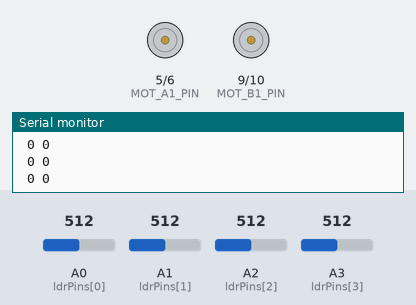
A sketch run on a simulated Arduino Uno, built with avr-gcc and run on an emulated ATmega328P. Shown: motor-driver pin pairs drawn as motors (green arrow = first pin HIGH = forward, orange = second pin HIGH = backward, longer = more drive), the last lines printed to the serial monitor. Inputs (shaded band) come from the test bench; at power-on: A1 (ldrPins[1]) = 512, A0 (ldrPins[0]) = 512, A2 (ldrPins[2]) = 512, A3 (ldrPins[3]) = 512.

Above: at 2.2 s.
2.3 s: A1 (ldrPins[1]) set to 479
3.8 s: A1 (ldrPins[1]) set to 456
At 5.0 s:
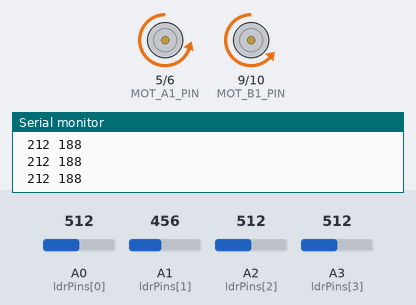
5.3 s: A0 (ldrPins[0]) set to 490
At 5.8 s:
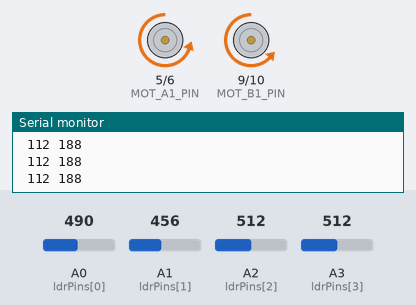
6.9 s: A2 (ldrPins[2]) set to 497
At 7.7 s:
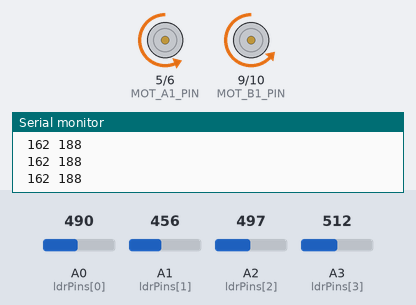
8.5 s: A1 (ldrPins[1]) set to 306
At 9.4 s:
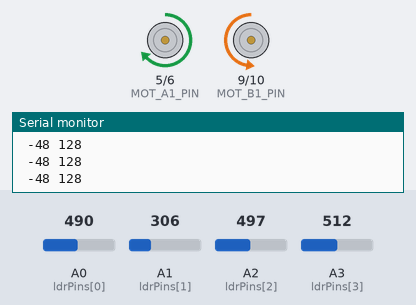
10.0 s: A2 (ldrPins[2]) set to 306
At 11.2 s:
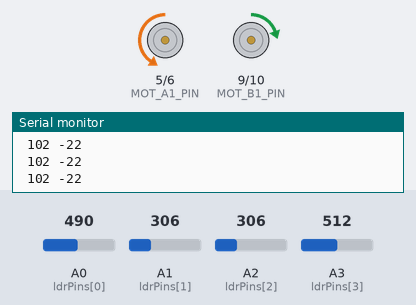
Timing chart, 0 to 12.6 s (numbered marks = the images above; inputs shaded):
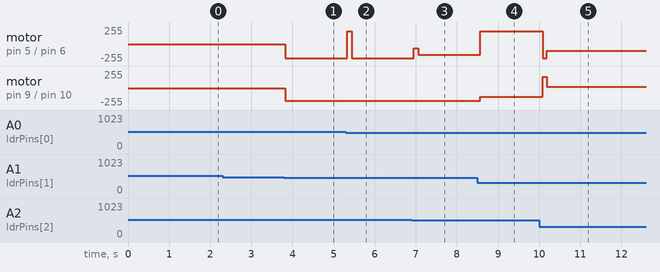

Measured:
- the behaviour switches between 469 and 468 on A1 (ldrPins[1]) (found by bisection; images 0 and 1)
- the behaviour switches between 506 and 505 on A2 (ldrPins[2]) (found by bisection; images 2 and 3)
- after the input at 3.8 s, motor on pin 5 (MOT_A1_PIN) / pin 6 (MOT_A2_PIN): stopped → backward 212/255 at once; motor on pin 9 (MOT_B1_PIN) / pin 10 (MOT_B2_PIN): stopped → backward 188/255 at once
- after the input at 5.3 s, motor on pin 5 (MOT_A1_PIN) / pin 6 (MOT_A2_PIN): backward 212/255 → forward 188/255 at once, → backward 212/255 0.10 s later
- after the input at 6.9 s, motor on pin 5 (MOT_A1_PIN) / pin 6 (MOT_A2_PIN): backward 212/255 → backward 62/255 after 0.05 s, → backward 162/255 0.10 s later
- after the input at 8.5 s, motor on pin 5 (MOT_A1_PIN) / pin 6 (MOT_A2_PIN): backward 162/255 → forward 188/255 after 0.07 s; motor on pin 9 (MOT_B1_PIN) / pin 10 (MOT_B2_PIN): backward 188/255 → backward 128/255 after 0.07 s
- after the input at 10.0 s, motor on pin 5 (MOT_A1_PIN) / pin 6 (MOT_A2_PIN): forward 188/255 → backward 212/255 after 0.09 s, → backward 102/255 0.10 s later; motor on pin 9 (MOT_B1_PIN) / pin 10 (MOT_B2_PIN): backward 128/255 → forward 172/255 after 0.09 s, → forward 22/255 0.10 s later

The sketch:

light_follow_final.ino
```cpp
#define MOT_A1_PIN 5
#define MOT_A2_PIN 6
#define MOT_B1_PIN 9
#define MOT_B2_PIN 10

boolean reverseL = 0;
boolean reverseR = 0;

/* variables to keep track of current speed of motors */
int leftServoSpeed = 0;
int rightServoSpeed = 0;
float motorOffset = 12;  // Adjust this value as needed

const int MAX_SPEED = 200;

// error things for updating directions
float error;
int correction;
int scaleFactor = 50;

// LDR READING

// right, middle, left, rear
const int ldrPins[4] = { A0, A1, A2, A3 };
int ldrAnalog[4] = { 0, 0, 0, 0 };
int ldrDigital[4] = { 0, 0, 0, 0 };
int ldrSensors = B0000;
float ldrSensorsLevels[4] = { 0, 0, 0, 0 };  // a value from 0 to 4, where 4 is the strongest - aka light from 3cm and 0 is the weakest where light is greater than 19cm
int sensorThresholds[7][4] = {
  { 90, 94, 82, 90 },     // 3cm
  { 240, 163, 170, 170 }, // 7cm
  { 362, 260, 260, 260 }, // 11cm
  { 450, 350, 320, 350 }, // 15cm
  { 550, 420, 383, 400 }, // 19cm
  { 503, 414, 403, 463 }, // 23cm
  { 557, 469, 506, 538 }  // 27cm
};

int ambientLightThreshold[4];

// check what brightness the room is to use those thresholds
void checkAmbientLighting() {
  readLDR();
  for (int i = 0; i < 4; i++) {
    ambientLightThreshold[i] = ldrAnalog[i];
  }
}

int lightThreshold = 300;

void setup() {
  // initialise ldrs as inputs
  pinMode(A0, INPUT);
  pinMode(A1, INPUT);
  pinMode(A2, INPUT);
  pinMode(A3, INPUT);

  // begin serial communication
  Serial.begin(9600);

  checkAmbientLighting();
  delay(1000);
}

void set_motor_pwm(int pwm, int IN1_PIN, int IN2_PIN) {
  if (pwm < 0) {  // reverse speeds
    analogWrite(IN1_PIN, -pwm);
    digitalWrite(IN2_PIN, LOW);

  } else {  // stop or forward
    digitalWrite(IN1_PIN, LOW);
    analogWrite(IN2_PIN, pwm);
  }
}
// ================================================================================
/// Set the current on both motors.
///
/// \param pwm_A  motor A PWM, -255 to 255
/// \param pwm_B  motor B PWM, -255 to 255

void set_motor_currents(int pwm_A, int pwm_B) {
  set_motor_pwm(pwm_A, MOT_A1_PIN, MOT_A2_PIN);
  set_motor_pwm(pwm_B, MOT_B1_PIN, MOT_B2_PIN);

  //Print a status message to the console.
  // Serial.print("Set motor A PWM = ");
  // Serial.print(pwm_A);
  // Serial.print(" motor B PWM = ");
  // Serial.println(pwm_B);
}

// ================================================================================
/// Simple primitive for the motion sequence to set a speed and wait for an interval.
///
/// \param pwm_A  motor A PWM, -255 to 255
/// \param pwm_B  motor B PWM, -255 to 255
/// \param duration delay in milliseconds
void spin_and_wait(int pwm_A, int pwm_B, int duration) {
  set_motor_currents(pwm_A, pwm_B);
  delay(duration);
}

void readLDR() {
  ldrSensors = B000;
  for (int i = 0; i < 4; i++) {
    int sensorValue = analogRead(ldrPins[i]);
    ldrAnalog[i] = sensorValue;
    // compare with each light level
    for (int j = 6; j >= 0; j--) {
      if (sensorValue >= sensorThresholds[j][i]) {
        ldrSensorsLevels[i] = 6 - j;
        break;
      }
    }

    // digital sensor readings
    ldrDigital[i] = (sensorValue <= lightThreshold) ? 1 : 0;
  }
}

void printLDRReadings() {
  for (int i = 0; i < 6; i++) {
    Serial.print(ldrSensorsLevels[i]);
    Serial.print(" - ");
    Serial.print(ldrAnalog[i]);
    Serial.print(" -  ");
    Serial.print(ldrDigital[i]);
    Serial.print(" ");
  }
  Serial.println();
}

int baseSpeed;
float lastError;
float dE;
float smoothedError;

// updates the motor speed and directions depending on the readings from the sensors
void updateDirection() {
  // rotational error
  lastError = error;

  // error, a value between -4 and 4, is the difference between left and right sensors
  // error > 0 -> light is coming from the left side
  // error < 0 -> light is coming from the right side
  // error == 0 -> buggy is facing the light source
  error = ((ldrSensorsLevels[2]) - (ldrSensorsLevels[0]));

  // difference in error dE
  dE = lastError - error;

  // if bigger difference in error (light direction suddenly changed)
  // there is a bigger correction
  smoothedError = error * (1 + abs(dE)) * 50;

  // base speed depends on the middle sensor's intensity level
  // if its greater than the max threshold OR is in the ambient room readings
  if (ldrSensorsLevels[1] == 0 || ldrAnalog[1] >= ambientLightThreshold[1]) {
    leftServoSpeed = 0;
    rightServoSpeed = 0;
  }

  else {
    baseSpeed = ((6-ldrSensorsLevels[1]) * (6-ldrSensorsLevels[1])* (MAX_SPEED / 20));

    // new speed calculations -> combines the effects of directional light
    // and light source's distance from middle sensor
    int leftSpeed = baseSpeed + smoothedError + motorOffset;
    int rightSpeed = baseSpeed - smoothedError - motorOffset;

    // constrain used to make sure that the values remain within the max speed settings
    leftServoSpeed = constrain(leftSpeed, -MAX_SPEED + motorOffset, MAX_SPEED + motorOffset);
    rightServoSpeed = constrain(rightSpeed, -MAX_SPEED - motorOffset, MAX_SPEED - motorOffset);
  }


  // if the rear sensor detects light it stops everything
  if (ldrDigital[3]) {
    leftServoSpeed = 0;
    rightServoSpeed = 0;
  }

  Serial.print(" ");
  Serial.print(leftServoSpeed);
  Serial.print(" ");
  Serial.print(rightServoSpeed);
  Serial.println();
}

void loop() {
  readLDR();
  //printLDRReadings();
  updateDirection();
  spin_and_wait(leftServoSpeed, rightServoSpeed, 100);
}
```
